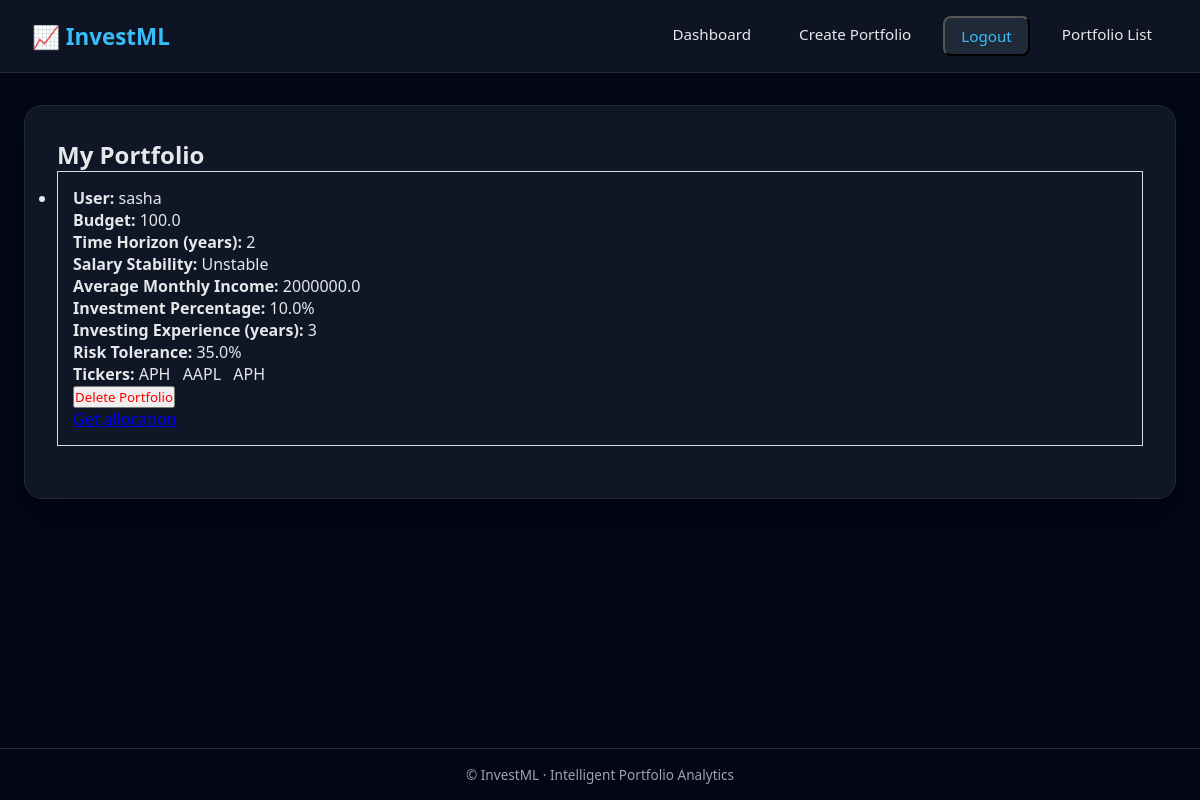
The app's page /portfolio_list/ (signed in), older data.
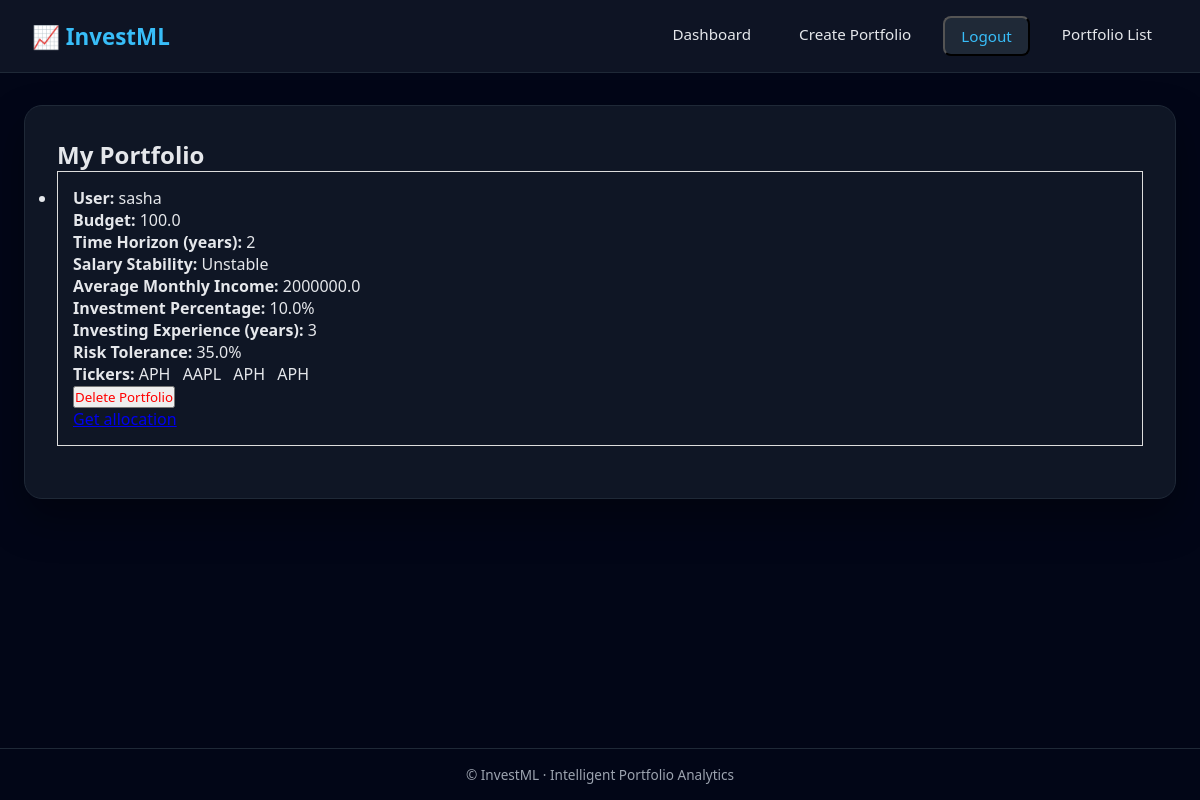
The same page, newer data.
### investML/models.py (models this page shows, shortened)
class  Portfolio(models.Model):
    STABILITY_CHOICES = [
        (1, "Very unstable"),
        (2, "Unstable"),
        (3, "Average"),
        (4, "Stable"),
        (5, "Very stable"),
    ]
    user = models.OneToOneField(
        settings.AUTH_USER_MODEL,
        on_delete=models.CASCADE,
        related_name="portfolios"
    )
    budget = models.FloatField(default=0)
    time_horizon_years = models.PositiveIntegerField(
        help_text="How many years until you need this money"
    )
    salary_stability = models.IntegerField(
        choices=STABILITY_CHOICES
    )
    average_monthly_income = models.FloatField(default=0)
    investment_percentage = models.FloatField(
        help_text="Percentage of savings to invest (0–100)"
    )
    investing_experience_years = models.IntegerField(
        help_text="Years of investing experience (0–4)"
    )
    tickers =  models.ManyToManyField(Tickers, related_name='portfolios')
    risk =   models.FloatField(default=0.0)
    MAX_TICKERS = 10

class Tickers(models.Model):
    ticker = models.CharField(max_length=100)
    prediction = models.FloatField(default=42.0)
    user = models.ForeignKey(
        settings.AUTH_USER_MODEL,
        on_delete=models.CASCADE,
        related_name="tickers",default=None
    )
    def __str__(self):
        return self.ticker

### investML/views.py (the view)
# urls.py: path("portfolio_list/", portfolio_list, name="portfolio_list"),
@login_required
def portfolio_list(request):
    portfolios = Portfolio.objects.filter(user=request.user)
    return render(request, "portfolio_list.html", {"portfolios": portfolios})

### investML/templates/portfolio_list.html (shortened to what this page needs)
{% extends 'base.html' %}
{% block content %}
<h2>My Portfolio</h2>
<ul>
    {% for p in portfolios %}
        <li style="margin-bottom: 20px; padding: 15px; border: 1px solid #ddd;">
            <p><strong>User:</strong> {{ p.user.username }}</p>
            <p><strong>Budget:</strong> {{ p.budget }}</p>
            <p><strong>Time Horizon (years):</strong> {{ p.time_horizon_years }}</p>
            <p><strong>Salary Stability:</strong> {{ p.get_salary_stability_display }}</p>
            <p><strong>Average Monthly Income:</strong> {{ p.average_monthly_income }}</p>
            <p><strong>Investment Percentage:</strong> {{ p.investment_percentage }}%</p>
            <p><strong>Investing Experience (years):</strong> {{ p.investing_experience_years }}</p>
            <p><strong>Risk Tolerance:</strong> {{ p.risk}}%</p>
            <p><strong>Tickers:</strong>
                {% for t in p.tickers.all %}
                    <span style="margin-right: 8px;">{{ t }}</span>
                {% empty %}
                    <em>No tickers selected</em>
                {% endfor %}
            </p>
            <form method="post" action="{% url 'delete_portfolio' p.id %}">
                <button type="submit" style="color:red;">
                    Delete Portfolio
                </button>
            </form>
            <a href ="{% url 'allocation' %}">Get allocation</a>
        </li>
    {% empty %}
        <li>No portfolios yet</li>
    {% endfor %}
</ul>
{% endblock content %}

Row changes from the older to the newer data that the page shows:
added Tickers: ticker "APH"
